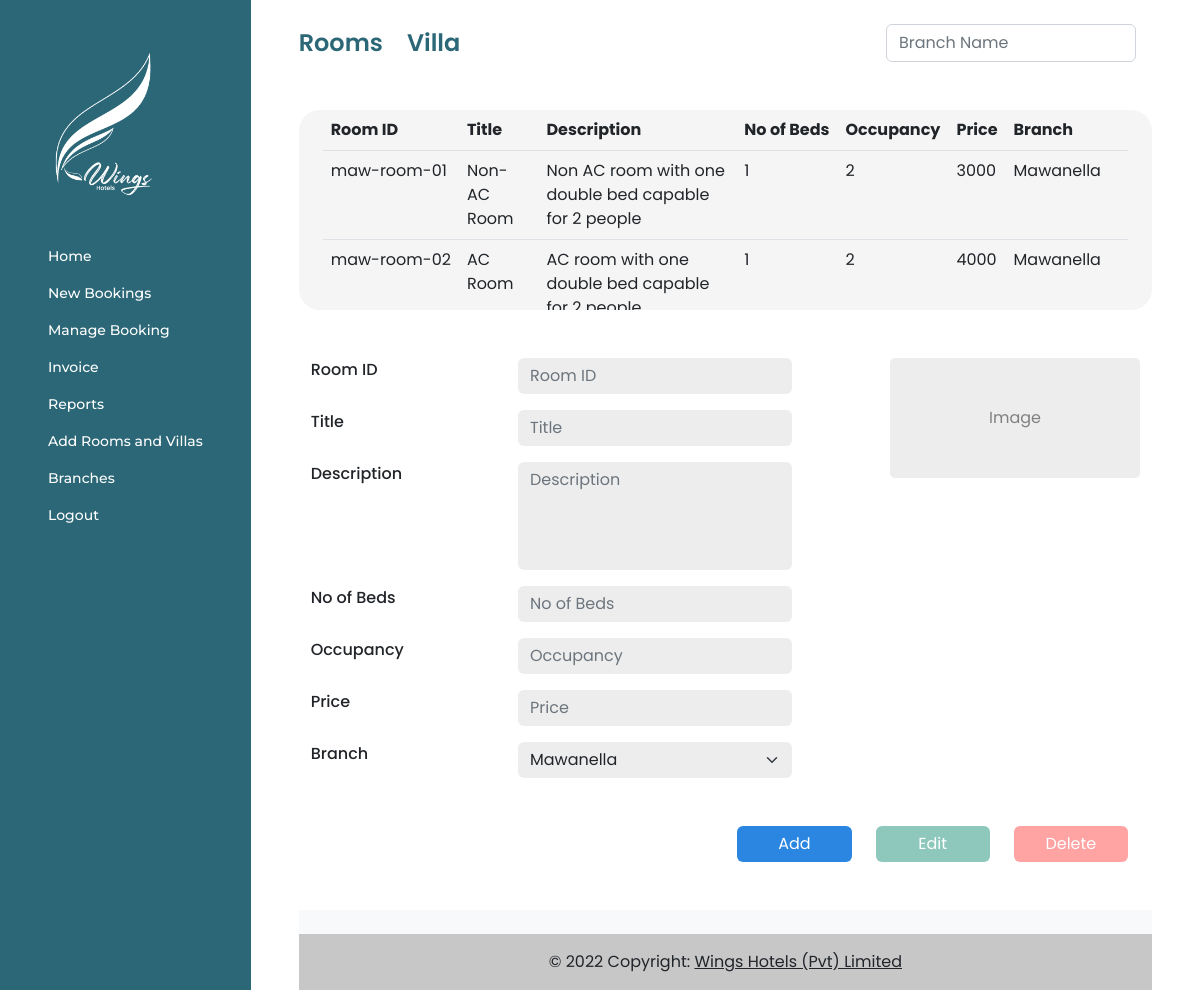
Screenshot of /Pages/Admin/DashboardRoomsAndVillas.php (signed in) with the database file from the repository.
### tables this page shows
CREATE TABLE `room` (
  `room_id` varchar(50) NOT NULL,
  `title` varchar(50) NOT NULL,
  `description` varchar(255) NOT NULL,
  `no_of_beds` int(11) NOT NULL,
  `occupancy` int(11) NOT NULL,
  `price` double NOT NULL,
  `img` varchar(255) NOT NULL,
  `branch_id` varchar(50) NOT NULL
);

CREATE TABLE `branch` (
  `branch_id` varchar(50) NOT NULL,
  `branch_name` varchar(50) NOT NULL,
  `branch_description` varchar(255) NOT NULL,
  `branch_phone_number` varchar(15) NOT NULL
);

### Pages/Admin/DashboardRoomsAndVillas.php (the view, shortened to what this page needs)
<!DOCTYPE html>
<html lang="en">
<head>
  <link href="https://cdn.jsdelivr.net/npm/bootstrap@5.2.0/dist/css/bootstrap.min.css" rel="stylesheet" />
  <link rel="stylesheet" href="../../index.css" />
</head>
<body>
  <div class="d-flex">
    <?php include "./Components/Sidebar.php" ?>
    <section class="flex-grow-1 px-5 pt-4">
      <div class="d-flex align-items-center mb-5">
        <span class="fs-4 fw-semibold color-blue me-4" role="button" id="tabBtnRoom">Rooms</span>
        <span class="fs-4 fw-semibold color-blue" role="button" id="tabBtnVilla">Villa</span>
        <input class="form-control ms-auto me-3" style="max-width:250px" placeholder="Branch Name" id="searchBranchRoom" />
      </div>
      <section id="room">
        <div class="px-4 table-container">
          <table class="table" aria-label="room table" id="roomTable">
            <thead style="white-space: nowrap;">
              <tr>
                <th scope="col">Room ID</th>
                <th scope="col">Title</th>
                <th scope="col">Description</th>
                <th scope="col">No of Beds</th>
                <th scope="col">Occupancy</th>
                <th scope="col">Price</th>
                <th scope="col">Branch</th>
              </tr>
            </thead>
            <tbody>
              <?php
              include "./../../Config/Connection.php";
              $query = "SELECT r.*,br.branch_name,br.branch_id FROM room AS r JOIN branch AS br USING(branch_id) ";
              $result = mysqli_query($con, $query);
              if (mysqli_num_rows($result) > 0) {
                while ($row = mysqli_fetch_assoc($result)) {
              ?>
                  <tr data-id="<?php echo $row["room_id"]; ?>" data-title="<?php echo $row["title"]; ?>" data-description="<?php echo $row["description"]; ?>" data-beds="<?php echo $row["no_of_beds"]; ?>" data-occupancy="<?php echo $row["occupancy"]; ?> " data-price="<?php echo $row["price"]; ?>" data-img="<?php echo $row["img"]; ?>" data-branchid="<?php echo $row["branch_id"]; ?>">
                    <td class="ws-nowrap"><?php echo $row["room_id"]; ?></td>
                    <td><?php echo $row["title"]; ?></td>
                    <td><?php echo $row["description"]; ?></td>
                    <td><?php echo $row["no_of_beds"]; ?></td>
                    <td><?php echo $row["occupancy"]; ?></td>
                    <td><?php echo $row["price"]; ?></td>
                    <td><?php echo $row["branch_name"]; ?></td>
                  </tr>
                <?php
                }
              }
              ?>
            </tbody>
          </table>
        </div>
        <form class=" container-fluid ms-0 my-5 room-form" name="roomForm" method="POST" action="./Api/addEditRoom.php" enctype="multipart/form-data">
          <div class="d-flex">
            <div class="row g-3" style="flex-basis:60%;">
              <div class="col-5 fw-500 fs-6">
                <label>Room ID</label>
              </div>
              <div class="col-7">
                <input name="roomId" placeholder="Room ID" class="form-control" type="text" readonly />
              </div>
              <div class="col-5 fw-500 fs-6">
                <label>Title</label>
              </div>
              <div class="col-7">
                <input autocomplete="off" required name="title" placeholder="Title" class="form-control" type="text" />
              </div>
              <div class="col-5 fw-500 fs-6">
                <label>Description</label>
              </div>
              <div class="col-7">
                <textarea autocomplete="off" required name="desc" placeholder="Description" class="form-control" style="resize:none;" rows="4"></textarea>
              </div>
              <div class="col-5 fw-500 fs-6">
                <label>No of Beds</label>
              </div>
              <div class="col-7">
                <input autocomplete="off" required name="noOfBeds" placeholder="No of Beds" class="form-control" type="number" />
              </div>
              <div class="col-5 fw-500 fs-6">
                <label>Occupancy</label>
              </div>
              <div class="col-7">
                <input autocomplete="off" required name="occupancy" placeholder="Occupancy" class="form-control" type="number" />
              </div>
              <div class="col-5 fw-500 fs-6">
                <label>Price</label>
              </div>
              <div class="col-7">
                <input autocomplete="off" required name="price" placeholder="Price" class="form-control" type="text" />
              </div>
              <div class="col-5 fw-500 fs-6">
                <label>Branch</label>
              </div>
              <div class="col-7">
                <select name="branch" class="form-select">
                  <?php
                  $query = "SELECT branch_name,branch_id FROM branch";
                  $res = mysqli_query($con, $query);
                  if (mysqli_num_rows($res)) {
                    while ($row = mysqli_fetch_array($res)) { ?>
                      <option value="<?php echo $row["branch_id"] ?>">
                        <?php echo $row["branch_name"] ?>
                      </option>
                  <?php
                    }
                  }
                  ?>
                </select>
              </div>
            </div>
            <div class="ms-auto" id="imgRoomContainer">
              <label for="imgUpload" class="d-flex align-items-center justify-content-center label-img">
                Image
              </label>
            </div>
          </div>
          <div class="container-fluid mt-5">
            <div class="row">
              <div class="col-6"></div>
              <div class="col-2">
                <button name="btnAdd" class="btn w-100 btn-blue" type="submit">Add</button>
              </div>
              <div class="col-2">
                <button name="btnEdit" class="btn w-100 btn-green" type="submit">Edit</button>
              </div>
              <div class="col-2">
                <button name="btnDel" class="btn w-100 btn-red" type="submit">Delete</button>
              </div>
            </div>
          </div>
        </form>
      </section>
        <?php include "./Components/footer.php" ?>
    </section>
  </div>
</body>
</html>

### index.css (style rules this page uses)
:root { --blue: #2b6777; --grey: #c4c4c4; --white: #f5f5f5; --white2: #ededed; --green: #52ab98; --img-overlay: #00000091; --img-overlay2: #00000069; --img-overlay3: #2b6777d1; --btn-blue: #2a86e0; --btn-green: #52ab98; --btn-red: #ff7272; }
* { box-sizing: border-box; font-family: "Poppins", sans-serif; }
body { min-height: 100vh; }
.color-blue { color: var(--blue); }
.fw-500 { font-weight: 500; }
.ws-nowrap { white-space: nowrap; }
.btn.btn-blue { background-color: var(--btn-blue); }
.btn.btn-green { background-color: var(--btn-green); }
.btn.btn-red { background-color: var(--btn-red); }
.btn:is(.btn-red, .btn-blue, .btn-green) { color: white; border: none; }
.btn:is(.btn-red, .btn-blue, .btn-green):is(:hover, :focus) { color: white; }
.btn { border: none; }

### Pages/Admin/DashboardRoomsAndVillas.php (style rules this page uses)
.table-container { border-radius: 21px; background-color: var(--white); height: 200px; overflow-y: auto; }
:is(.room-form, .villa-form) :is(.form-control, .form-select) { background-color: var(--white2); border: none; }
.label-img { background-color: var(--white2); color: grey; border-radius: 5px; width: 250px; height: 120px; text-align: center; cursor: pointer; }

### rows the page displays
room: room_id "maw-room-01", title "Non-AC Room", description "Non AC room with one double bed capable for 2 people", no_of_beds "1", occupancy "2", price "3000", branch.branch_name "Mawanella"
room: room_id "maw-room-02", title "AC Room", description "AC room with one double bed capable…", no_of_beds "1", occupancy "2", price "4000", branch.branch_name "Mawanella"

### other values shown
form field branch "Mawanella"
